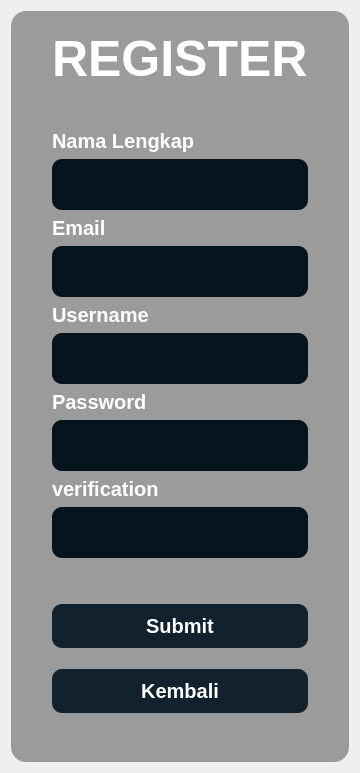
      <widget class="QWidget" name="page_Daftar">
       <layout class="QHBoxLayout" name="horizontalLayout_11">
        <item>
         <widget class="QWidget" name="widget_Daftar" native="true">
          <property name="maximumSize">
           <size>
            <width>450</width>
            <height>831</height>
           </size>
          </property>
          <property name="styleSheet">
           <string notr="true">QWidget{
background-color: rgba(0,0,0, 90);
border-radius:15px;
}</string>
          </property>
          <layout class="QGridLayout" name="gridLayout_3">
           <item row="16" column="1">
            <widget class="QPushButton" name="btnKembali">
             <property name="styleSheet">
              <string notr="true">QPushButton{
    qproperty-alignment: AlignCenter;
    background-color:#11212D;
    font-size: 20px;
	font-weight:bold;
	border-radius: 10px;
	color:white;
	padding:10px;
}
QPushButton:hover{
  background-color:#4A5C6A;
}</string>
             </property>
             <property name="text">
              <string>Kembali</string>
             </property>
            </widget>
           </item>
           <item row="10" column="1">
            <widget class="QLineEdit" name="lineEdit_Password">
             <property name="styleSheet">
              <string notr="true">QLineEdit{
	background-color:#06141D;
    font-size: 25px;
	border-radius: 10px;
	color:white;
	Padding:10px;
}
QLineEdit:focus{
    border: 2px solid rgb(25, 201, 255); 
    background-color: #253745;
}</string>
             </property>
             <property name="echoMode">
              <enum>QLineEdit::EchoMode::Password</enum>
             </property>
            </widget>
           </item>
           <item row="14" column="1">
            <widget class="QPushButton" name="btnRegister">
             <property name="styleSheet">
              <string notr="true">QPushButton{
    qproperty-alignment: AlignCenter;
    background-color:#11212D;
    font-size: 20px;
	font-weight:bold;
	border-radius: 10px;
	color:white;
	padding:10px;
}
QPushButton:hover{
  background-color:#4A5C6A;
}</string>
             </property>
             <property name="text">
              <string>Submit</string>
             </property>
            </widget>
           </item>
           <item row="5" column="1">
            <widget class="QLabel" name="label_8">
             <property name="styleSheet">
              <string notr="true">QLabel{
    qproperty-alignment: 'AlignLeft';
    color: white;
    background-color: none;
    font-size: 20px;
	font-weight:bold;
    border-radius: 10px;
}</string>
             </property>
             <property name="text">
              <string>Email</string>
             </property>
            </widget>
           </item>
           <item row="3" column="1">
            <widget class="QLabel" name="label_7">
             <property name="styleSheet">
              <string notr="true">QLabel{
    qproperty-alignment: 'AlignLeft';
    color: white;
    background-color: none;
    font-size: 20px;
	font-weight:bold;
    border-radius: 10px;
}</string>
             </property>
             <property name="text">
              <string>Nama Lengkap</string>
             </property>
            </widget>
           </item>
           <item row="7" column="1">
            <widget class="QLabel" name="label_5">
             <property name="maximumSize">
              <size>
               <width>200</width>
               <height>30</height>
              </size>
             </property>
             <property name="styleSheet">
              <string notr="true">QLabel{
    qproperty-alignment: 'AlignLeft';
    color: white;
    background-color: none;
    font-size: 20px;
	font-weight:bold;
    border-radius: 10px;
}</string>
             </property>
             <property name="text">
              <string>Username</string>
             </property>
            </widget>
           </item>
           <item row="8" column="1">
            <widget class="QLineEdit" name="lineEdit_Username">
             <property name="styleSheet">
              <string notr="true">QLineEdit{
	background-color:#06141D;
    font-size: 25px;
	border-radius: 10px;
	color:white;
	Padding:10px;
}
QLineEdit:focus{
    border: 2px solid rgb(25, 201, 255); 
    background-color: #253745;
}</string>
             </property>
            </widget>
           </item>
           <item row="8" column="0">
            <spacer name="horizontalSpacer_5">
             <property name="orientation">
              <enum>Qt::Orientation::Horizontal</enum>
             </property>
             <property name="sizeType">
              <enum>QSizePolicy::Policy::Maximum</enum>
             </property>
             <property name="sizeHint" stdset="0">
              <size>
               <width>32</width>
               <height>20</height>
              </size>
             </property>
            </spacer>
           </item>
           <item row="9" column="1">
            <widget class="QLabel" name="label_6">
             <property name="maximumSize">
              <size>
               <width>200</width>
               <height>30</height>
              </size>
             </property>
             <property name="styleSheet">
              <string notr="true">QLabel{
    qproperty-alignment: 'AlignLeft';
    color: white;
    background-color: none;
    font-size: 20px;
	font-weight:bold;
    border-radius: 10px;
}</string>
             </property>
             <property name="text">
              <string>Password</string>
             </property>
            </widget>
           </item>
           <item row="1" column="1">
            <widget class="QLabel" name="label_4">
             <property name="maximumSize">
              <size>
               <width>16777215</width>
               <height>50</height>
              </size>
             </property>
             <property name="styleSheet">
              <string notr="true">QLabel{
    qproperty-alignment: AlignCenter;
    color: white;
    background-color: none;
    font-size: 50px;
font-weight:bold;

    border-radius: 10px;
}</string>
             </property>
             <property name="text">
              <string>REGISTER</string>
             </property>
            </widget>
           </item>
           <item row="2" column="1">
            <spacer name="verticalSpacer_6">
             <property name="orientation">
              <enum>Qt::Orientation::Vertical</enum>
             </property>
             <property name="sizeType">
              <enum>QSizePolicy::Policy::Maximum</enum>
             </property>
             <property name="sizeHint" stdset="0">
              <size>
               <width>20</width>
               <height>40</height>
              </size>
             </property>
            </spacer>
           </item>
           <item row="12" column="1">
            <widget class="QLineEdit" name="lineEdit_Verification">
             <property name="styleSheet">
              <string notr="true">QLineEdit{
	background-color:#06141D;
    font-size: 25px;
	border-radius: 10px;
	color:white;
	Padding:10px;
}
QLineEdit:focus{
    border: 2px solid rgb(25, 201, 255); 
    background-color: #253745;
}</string>
             </property>
             <property name="echoMode">
              <enum>QLineEdit::EchoMode::Password</enum>
             </property>
            </widget>
           </item>
           <item row="0" column="1">
            <spacer name="verticalSpacer_10">
             <property name="orientation">
              <enum>Qt::Orientation::Vertical</enum>
             </property>
             <property name="sizeHint" stdset="0">
              <size>
               <width>20</width>
               <height>13</height>
              </size>
             </property>
            </spacer>
           </item>
           <item row="8" column="2">
            <spacer name="horizontalSpacer_4">
             <property name="orientation">
              <enum>Qt::Orientation::Horizontal</enum>
             </property>
             <property name="sizeType">
              <enum>QSizePolicy::Policy::Maximum</enum>
             </property>
             <property name="sizeHint" stdset="0">
              <size>
               <width>32</width>
               <height>20</height>
              </size>
             </property>
            </spacer>
           </item>
           <item row="17" column="1">
            <spacer name="verticalSpacer_8">
             <property name="orientation">
              <enum>Qt::Orientation::Vertical</enum>
             </property>
             <property name="sizeHint" stdset="0">
              <size>
               <width>20</width>
               <height>40</height>
              </size>
             </property>
            </spacer>
           </item>
           <item row="13" column="1">
            <spacer name="verticalSpacer_7">
             <property name="orientation">
              <enum>Qt::Orientation::Vertical</enum>
             </property>
             <property name="sizeType">
              <enum>QSizePolicy::Policy::Maximum</enum>
             </property>
             <property name="sizeHint" stdset="0">
              <size>
               <width>20</width>
               <height>40</height>
              </size>
             </property>
            </spacer>
           </item>
           <item row="6" column="1">
            <widget class="QLineEdit" name="lineEdit_Email">
             <property name="styleSheet">
              <string notr="true">QLineEdit{
	background-color:#06141D;
    font-size: 25px;
	border-radius: 10px;
	color:white;
	Padding:10px;
}
QLineEdit:focus{
    border: 2px solid rgb(25, 201, 255); 
    background-color: #253745;
}</string>
             </property>
            </widget>
           </item>
           <item row="4" column="1">
            <widget class="QLineEdit" name="lineEdit_NamaLengkap">
             <property name="styleSheet">
              <string notr="true">QLineEdit{
	background-color:#06141D;
    font-size: 25px;
	border-radius: 10px;
	color:white;
	Padding:10px;
}
QLineEdit:focus{
    border: 2px solid rgb(25, 201, 255); 
    background-color: #253745;
}</string>
             </property>
            </widget>
           </item>
           <item row="11" column="1">
            <widget class="QLabel" name="label_9">
             <property name="styleSheet">
              <string notr="true">QLabel{
    qproperty-alignment: 'AlignLeft';
    color: white;
    background-color: none;
    font-size: 20px;
	font-weight:bold;
    border-radius: 10px;
}</string>
             </property>
             <property name="text">
              <string>verification</string>
             </property>
            </widget>
           </item>
           <item row="15" column="1">
            <spacer name="verticalSpacer">
             <property name="orientation">
              <enum>Qt::Orientation::Vertical</enum>
             </property>
             <property name="sizeType">
              <enum>QSizePolicy::Policy::Maximum</enum>
             </property>
             <property name="sizeHint" stdset="0">
              <size>
               <width>20</width>
               <height>15</height>
              </size>
             </property>
            </spacer>
           </item>
          </layout>
         </widget>
        </item>
       </layout>
      </widget>
